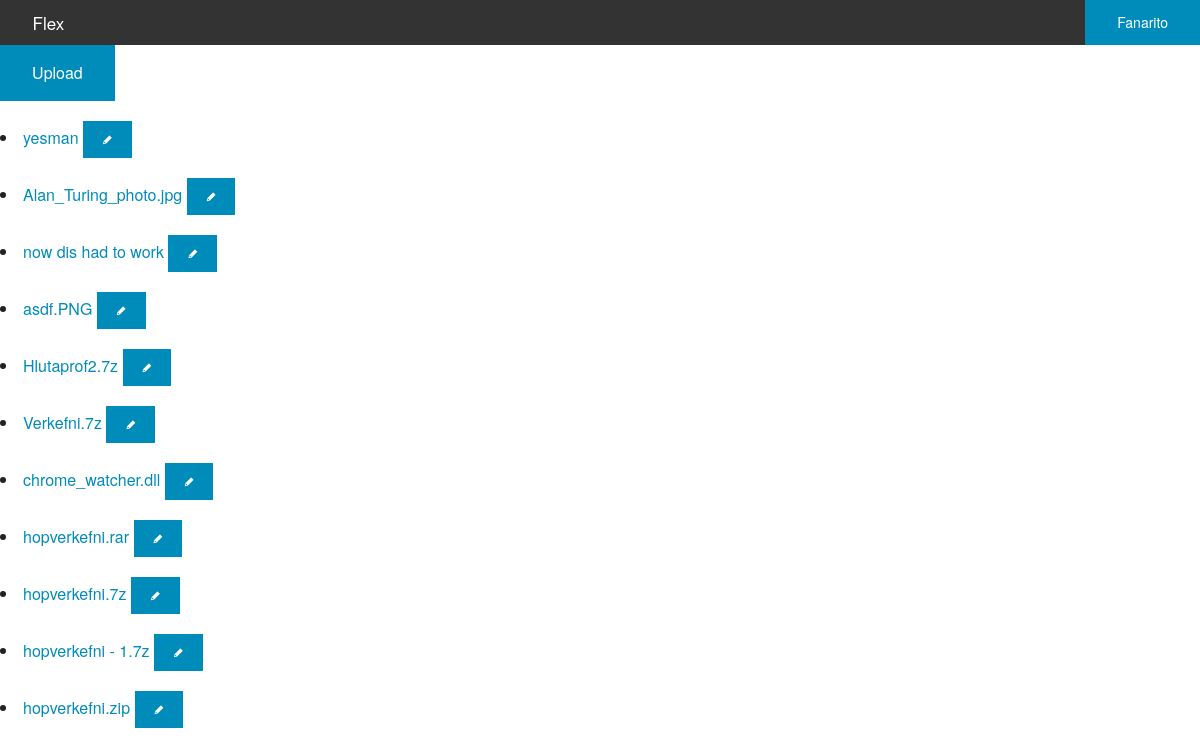
The page /home/index.php (signed in) on the database its author committed.
### tables this page shows
CREATE TABLE `user` (
  `iduser` int(11) NOT NULL AUTO_INCREMENT,
  `username` varchar(45) NOT NULL,
  `email` varchar(120) NOT NULL,
  `password` varchar(128) NOT NULL,
  `active` tinyint(4) DEFAULT '1',
  `path` varchar(255) DEFAULT NULL,
  PRIMARY KEY (`iduser`,`username`,`email`),
  UNIQUE KEY `path_UNIQUE` (`path`)
);

CREATE TABLE `files` (
  `idfiles` int(11) NOT NULL AUTO_INCREMENT,
  `iduser` int(11) DEFAULT NULL,
  `path` varchar(255) DEFAULT NULL,
  `name` varchar(255) DEFAULT NULL,
  `size` varchar(500) DEFAULT NULL,
  `folderpath` varchar(255) DEFAULT NULL,
  PRIMARY KEY (`idfiles`),
  UNIQUE KEY `path_UNIQUE` (`path`),
  KEY `iduser_idx` (`iduser`),
  KEY `folderpath_idx` (`folderpath`),
  CONSTRAINT `iduser` FOREIGN KEY (`iduser`) REFERENCES `user` (`iduser`) ON DELETE NO ACTION ON UPDATE NO ACTION
);

### home/php/userdata.php (called while the page is built, shortened)
<?php
    $sql = "SELECT * FROM user WHERE iduser=:userid";
    $STH = $DBH->prepare($sql);
    $STH->setFetchMode(PDO::FETCH_ASSOC);
    $STH->bindParam(':userid', $_SESSION['login_user'], PDO::PARAM_INT);
    $STH->execute();
    $user = $STH->fetch();
?>

### home/php/userFiles.php (called while the page is built, shortened)
<?php
    $sql = "SELECT * FROM user JOIN flex.files ON files.iduser = user.iduser WHERE user.iduser=:userid";
    $STH = $DBH->prepare($sql);
    $STH->setFetchMode(PDO::FETCH_ASSOC);
    $STH->bindParam(':userid', $_SESSION['login_user'], PDO::PARAM_INT);
    $STH->execute();
    $files = $STH->fetchAll();
?>

### home/index.php (the view, shortened to what this page needs)
<?php  require_once "../db.php"; require_once "../loginCheck.php"; require_once "php/userdata.php"; require_once "php/userFiles.php"; ?>
<!doctype html>
<html class="no-js" lang="en">
<head>
    <link rel="stylesheet" href="../css/foundation.css" />
    <link rel="stylesheet" href="../css/foundation-icons.css" />
    <link rel="stylesheet" href="../slick/slick.css"/>
    <link rel="stylesheet" href="../slick/slick-theme.css"/>
    <link rel="stylesheet" href="css/home.css" />
</head>
<body>
    <div class="fakeNavbar"></div>
    <div class="fixed">
        <nav class="top-bar">
            <ul class="left">
                <li class="name">
                    <h1 class="toTheLeft"><a href="#">Flex</a></h1>
                </li>
            </ul>
            <ul class="right">
                <li>
                    <a href="#UserProfile" data-reveal-id="userProfile" class="button" style="top: 0;height: 45px;vertical-align: middle;line-height: 30px;">
                        <?php echo $user['username']; ?>
                    </a>
                </li>
            </ul>
        </nav>
    </div>
    <a href="#Upload" data-reveal-id="uploadModal" class="button primary">Upload</a>
    <div>
    <?php
        foreach($files as $row){
            echo "<li> <a href='" . $row['path'] . "'>" . $row['name'] . "</a> <a href='#' class='button tiny rename' data-id='" . $row['idfiles'] . "'><i class='fi-pencil'></i></a><br></li>";
        }
    ?>
    </div>
</body>
</html>

### home/css/home.css (style rules this page uses)
.toTheLeft { float: left; }
.fakeNavbar { width: 100%; height: 45px; }

### rows shown on the page
user: username "Fanarito"
files: name "yesman"
files: name "Alan_Turing_photo.jpg"
files: name "now dis had to work"
files: name "asdf.PNG"
files: name "Hlutaprof2.7z"
files: name "Verkefni.7z"
files: name "chrome_watcher.dll"
files: name "hopverkefni.rar"
files: name "hopverkefni.7z"
files: name "hopverkefni - 1.7z"
files: name "hopverkefni.zip"
